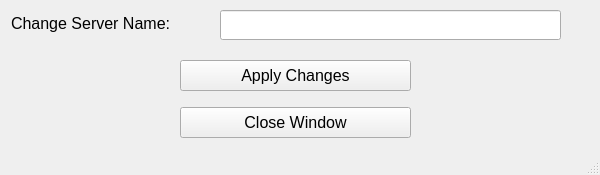
<?xml version="1.0" encoding="UTF-8"?>
<ui version="4.0">
 <class>MainWindow</class>
 <widget class="QMainWindow" name="MainWindow">
  <property name="geometry">
   <rect>
    <x>0</x>
    <y>0</y>
    <width>600</width>
    <height>175</height>
   </rect>
  </property>
  <property name="windowTitle">
   <string>MainWindow</string>
  </property>
  <widget class="QWidget" name="centralwidget">
   <widget class="QLabel" name="serverNameLabel">
    <property name="geometry">
     <rect>
      <x>11</x>
      <y>11</y>
      <width>195</width>
      <height>24</height>
     </rect>
    </property>
    <property name="font">
     <font>
      <pointsize>12</pointsize>
     </font>
    </property>
    <property name="text">
     <string>Change Server Name:</string>
    </property>
   </widget>
   <widget class="QLineEdit" name="newNameInput">
    <property name="geometry">
     <rect>
      <x>220</x>
      <y>10</y>
      <width>341</width>
      <height>30</height>
     </rect>
    </property>
    <property name="font">
     <font>
      <pointsize>12</pointsize>
     </font>
    </property>
   </widget>
   <widget class="QPushButton" name="applyButton">
    <property name="geometry">
     <rect>
      <x>180</x>
      <y>60</y>
      <width>231</width>
      <height>31</height>
     </rect>
    </property>
    <property name="font">
     <font>
      <pointsize>12</pointsize>
     </font>
    </property>
    <property name="text">
     <string>Apply Changes</string>
    </property>
   </widget>
   <widget class="QPushButton" name="closeWindowButton">
    <property name="geometry">
     <rect>
      <x>180</x>
      <y>107</y>
      <width>231</width>
      <height>31</height>
     </rect>
    </property>
    <property name="font">
     <font>
      <pointsize>12</pointsize>
     </font>
    </property>
    <property name="text">
     <string>Close Window</string>
    </property>
   </widget>
  </widget>
  <widget class="QStatusBar" name="statusbar"/>
 </widget>
 <resources/>
 <connections/>
</ui>
